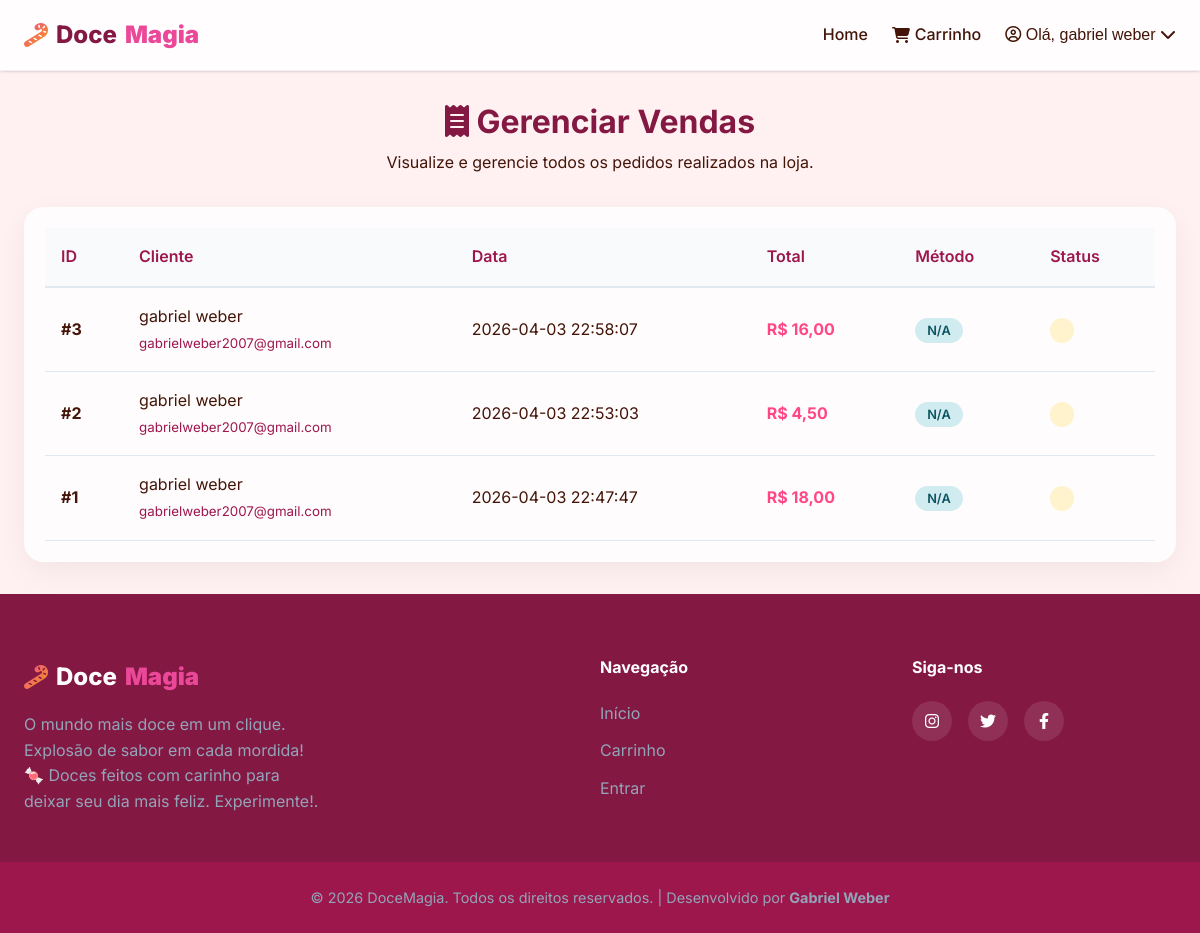
Page /admin/pedidos (signed in) on the committed database.
### tables this page shows
CREATE TABLE usuarios (
            id INTEGER PRIMARY KEY AUTOINCREMENT,
            nome TEXT NOT NULL,
            email TEXT UNIQUE NOT NULL,
            senha TEXT NOT NULL,
            is_admin INTEGER DEFAULT 0
        );

CREATE TABLE pedidos (
            id INTEGER PRIMARY KEY AUTOINCREMENT,
            usuario_id INTEGER NOT NULL,
            total REAL NOT NULL,
            data_pedido TIMESTAMP DEFAULT CURRENT_TIMESTAMP,
            FOREIGN KEY (usuario_id) REFERENCES usuarios (id)
        );

### controllers/admin.py (the view)
@admin_required
@admin_bp.route('/pedidos')
def pedidos():
    vendas = get_todos_pedidos()
    return render_template('pedidos.html', pedidos=vendas, view_type='admin')

### app.py (called while the page is built)
def create_app():
    app = Flask(__name__)
    app.secret_key = 'docemagia_secret_key_2026' # Chave secreta para sessões
    if not os.path.exists(os.path.join(os.path.dirname(__file__), 'database.db')):
        init_db()
    from controllers.auth import auth_bp
    from controllers.shop import shop_bp
    from controllers.admin import admin_bp
    app.register_blueprint(auth_bp)
    app.register_blueprint(shop_bp)
    app.register_blueprint(admin_bp)
    @app.context_processor
    def inject_cart():
        return dict(session=session)
    return app

### models/db.py (called while the page is built)
def get_connection():
    conn = sqlite3.connect(DB_PATH)
    conn.row_factory = sqlite3.Row
    return conn

def get_todos_pedidos():
    conn = get_connection()
    c = conn.cursor()
    c.execute('''
        SELECT p.*, u.nome as usuario_nome, u.email as usuario_email
        FROM pedidos p
        JOIN usuarios u ON p.usuario_id = u.id
        ORDER BY p.data_pedido DESC
    ''')
    pedidos = c.fetchall()
    conn.close()
    return pedidos

### templates/pedidos.html (shortened to what this page needs)
{% extends "base.html" %}
{% block content %}
<div class="container page-header">
    <h1>
        <i class="fa-solid {{ 'fa-receipt' if view_type == 'admin' else 'fa-box-open' }}"></i>
        {{ 'Gerenciar Vendas' if view_type == 'admin' else 'Meus Pedidos' }}
    </h1>
    <p>{{ 'Visualize e gerencie todos os pedidos realizados na loja.' if view_type == 'admin' else 'Acompanhe o histórico de suas compras na Doce Magia.' }}</p>
</div>
<div class="container fade-in">
    {% if not pedidos %}
        <div class="empty-state card-glass p-5">
            <i class="fa-solid fa-clock-rotate-left fa-3x mb-3" style="color: #ff4785;"></i>
            <h3>Nenhum pedido encontrado</h3>
            <p>Parece que ainda não há registros nesta categoria.</p>
            {% if view_type == 'user' %}
                <a href="{{ url_for('shop.index') }}" class="btn btn-primary mt-3">Começar a Comprar</a>
            {% endif %}
        </div>
    {% else %}
        <div class="table-responsive card-glass">
            <table class="admin-table">
                <thead>
                    <tr>
                        <th>ID</th>
                        {% if view_type == 'admin' %}
                            <th>Cliente</th>
                        {% endif %}
                        <th>Data</th>
                        <th>Total</th>
                        <th>Método</th>
                        <th>Status</th>
                    </tr>
                </thead>
                <tbody>
                    {% for p in pedidos %}
                    <tr>
                        <td data-label="ID"><strong>#{{ p.id }}</strong></td>
                        {% if view_type == 'admin' %}
                            <td data-label="Cliente">
                                <div>{{ p.usuario_nome }}</div>
                                <small class="text-dim">{{ p.usuario_email }}</small>
                            </td>
                        {% endif %}
                        <td data-label="Data">{{ p.data_pedido }}</td>
                        <td data-label="Total" class="text-bold">R$ {{ "%.2f"|format(p.total)|replace('.', ',') }}</td>
                        <td data-label="Método">
                            <span class="badge badge-info">{{ p.metodo_pagamento or 'N/A' }}</span>
                        </td>
                        <td data-label="Status">
                            <span class="badge {{ 'badge-success' if p.status == 'Pago' else 'badge-warning' }}">
                            </span>
                        </td>
                    </tr>
                    {% endfor %}
                </tbody>
            </table>
        </div>
    {% endif %}
</div>
{% endblock %}

### templates/base.html (shortened to what this page needs)
<!DOCTYPE html>
<html lang="pt-BR">
<head>
    <link rel="stylesheet" href="https://cdnjs.cloudflare.com/ajax/libs/font-awesome/6.4.0/css/all.min.css">
    <link rel="stylesheet" href="{{ url_for('static', filename='css/style.css') }}">
</head>
<body>
    <nav class="navbar">
        <div class="nav-container container">
            <a href="{{ url_for('shop.index') }}" class="logo">
                <i class="fa-solid fa-candy-cane"></i> Doce<span>Magia</span>
            </a>
            <div class="nav-links">
                <a href="{{ url_for('shop.index') }}" class="nav-link">Home</a>
                <a href="{{ url_for('shop.carrinho') }}" class="nav-link cart-link">
                    <i class="fa-solid fa-cart-shopping"></i> Carrinho
                </a>
                {% if session.usuario_id %}
                <div class="dropdown">
                    <button class="nav-link dropdown-btn">
                        <i class="fa-regular fa-circle-user"></i> Olá, {{ session.nome }} <i
                            class="fa-solid fa-chevron-down text-xs"></i>
                    </button>
                </div>
                {% else %}
                <a href="{{ url_for('auth.login') }}" class="btn btn-outline">Entrar</a>
                <a href="{{ url_for('auth.cadastro') }}" class="btn btn-primary">Cadastrar</a>
                {% endif %}
            </div>
        </div>
    </nav>
    <main class="main-content">
        {% block content %}{% endblock %}
    </main>
    <footer class="footer">
        <div class="container footer-content">
            <div class="footer-brand">
                <a href="{{ url_for('shop.index') }}" class="logo">
                    <i class="fa-solid fa-candy-cane"></i> Doce<span>Magia</span>
                </a>
                <p>O mundo mais doce em um clique. Explosão de sabor em cada mordida! 🍬 Doces feitos com carinho para
                    deixar seu dia mais feliz. Experimente!.</p>
            </div>
            <div class="footer-links">
                <h4>Navegação</h4>
                <ul>
                    <li><a href="{{ url_for('shop.index') }}">Início</a></li>
                    <li><a href="{{ url_for('shop.carrinho') }}">Carrinho</a></li>
                    <li><a href="{{ url_for('auth.login') }}">Entrar</a></li>
                </ul>
            </div>
            <div class="footer-social">
                <h4>Siga-nos</h4>
                <div class="social-icons">
                    <a href="https://instagram.com/webergabriel_" target="_blank" title="Instagram de Gabriel Weber"><i
                            class="fa-brands fa-instagram"></i></a>
                    <a href="#"><i class="fa-brands fa-twitter"></i></a>
                    <a href="#"><i class="fa-brands fa-facebook-f"></i></a>
                </div>
            </div>
        </div>
        <div class="footer-bottom">
            <p>&copy; 2026 DoceMagia. Todos os direitos reservados. | Desenvolvido por <strong>Gabriel Weber</strong>
            </p>
        </div>
    </footer>
</body>
</html>

### static/css/style.css (style rules this page uses)
:root { --primary: #EC4899; --primary-hover: #DB2777; --secondary: #F59E0B; --dark: #831843; --dark-alt: #9D174D; --light: #FFF1F2; --white: #FFFFFF; --text-main: #431407; --text-dim: #9D174D; --danger: #EF4444; --warning: #F59E0B; --success: #10B981; --container-max: 1200px; --container-padding: 1.5rem; --radius-sm: 0.5rem; --radius-md: 0.75rem; --radius-lg: 1.5rem; --radius-full: 9999px; --shadow-sm: 0 1px 3px 0 rgb(0 0 0 / 0.1), 0 1px 2px -1px rgb(0 0 0 / 0.1); --shadow-md: 0 4px 6px -1px rgb(236 72 153 / 0.1), 0 2px 4px -2px rgb(236 72 153 / 0.1); --shadow-lg: 0 10px 15px -3px rgb(236 72 153 / 0.15), 0 4px 6px -4px rgb(236 72 153 / 0.15); --shadow-glow: 0 0 20px rgba(236, 72, 153, 0.4); --transition-fast: 0.15s ease-in-out; --transition-normal: 0.3s cubic-bezier(0.4, 0, 0.2, 1); }
* { margin: 0; padding: 0; box-sizing: border-box; }
body { font-family: 'Inter', sans-serif; background-color: var(--light); color: var(--text-main); line-height: 1.6; display: flex; flex-direction: column; min-height: 100vh; }
.container { width: 100%; max-width: var(--container-max); margin: 0 auto; padding: 0 var(--container-padding); }
a { text-decoration: none; color: var(--primary); transition: color var(--transition-fast); }
h1, h2, h3, h4, h5, h6 { color: var(--dark); font-weight: 700; line-height: 1.2; }
.text-dim { color: var(--text-dim); }
.navbar { background: rgba(255, 255, 255, 0.85); backdrop-filter: blur(10px); -webkit-backdrop-filter: blur(10px); position: sticky; top: 0; z-index: 100; border-bottom: 1px solid rgba(0,0,0,0.05); box-shadow: var(--shadow-sm); padding: 1rem 0; }
.nav-container { display: flex; justify-content: space-between; align-items: center; }
.logo { font-size: 1.5rem; font-weight: 800; color: var(--dark); display: flex; align-items: center; gap: 0.5rem; }
.logo i { background: linear-gradient(135deg, var(--primary), var(--secondary)); background-clip: text; -webkit-background-clip: text; -webkit-text-fill-color: transparent; display: inline-block; }
.logo span { color: var(--primary); font-weight: 900; }
.nav-links { display: flex; align-items: center; gap: 1.5rem; }
.nav-link { color: var(--text-main); font-weight: 500; }
.cart-link { position: relative; display: flex; align-items: center; gap: 0.3rem; }
.dropdown { position: relative; }
.dropdown-btn { background: none; border: none; font-size: inherit; cursor:pointer; }
.main-content { flex: 1; padding: 2rem 0; }
.page-header { margin-bottom: 2rem; text-align: center; }
.page-header h1 { font-size: 2rem; margin-bottom: 0.5rem; }
.table-responsive { overflow-x: auto; background: var(--white); border-radius: var(--radius-lg); box-shadow: var(--shadow-sm); }
.admin-table { width: 100%; border-collapse: collapse; text-align: left; }
.admin-table th { background: #f8fafc; padding: 1rem; font-weight: 600; color: var(--text-dim); border-bottom: 2px solid #e2e8f0; }
.admin-table td { padding: 1rem; border-bottom: 1px solid #e2e8f0; vertical-align: middle; }
.footer { background: var(--dark); color: var(--white); padding-top: 4rem; margin-top: auto; }
.footer-content { display: grid; grid-template-columns: 2fr 1fr 1fr; gap: 3rem; margin-bottom: 3rem; }
.footer-brand p { color: #94a3b8; margin-top: 1rem; max-width: 300px; }
.footer-brand .logo { color: var(--white); }
.footer h4 { color: var(--white); margin-bottom: 1.5rem; }
.footer-links ul { list-style: none; }
.footer-links li { margin-bottom: 0.75rem; }
.footer-links a { color: #94a3b8; }
.social-icons { display: flex; gap: 1rem; }
.social-icons a { width: 40px; height: 40px; background: rgba(255,255,255,0.1); border-radius: 50%; display: flex; align-items: center; justify-content: center; color: var(--white); transition: all 0.2s; }
.footer-bottom { background: var(--dark-alt); padding: 1.5rem 0; text-align: center; color: #94a3b8; font-size: 0.9rem; }
.fade-in { animation: fadeIn 0.8s ease forwards; opacity: 0; }

### templates/pedidos.html (style rules this page uses)
.card-glass { background: rgba(255, 255, 255, 0.8); backdrop-filter: blur(10px); border-radius: 20px; padding: 20px; box-shadow: 0 10px 30px rgba(0,0,0,0.05); border: 1px solid rgba(255,255,255,0.3); }
.badge { padding: 5px 12px; border-radius: 50px; font-size: 0.8rem; font-weight: 600; }
.badge-warning { background: #fff3cd; color: #856404; }
.badge-info { background: #d1ecf1; color: #0c5460; }
.text-bold { font-weight: 700; color: #ff4785; }

### rows in the picture
usuarios: nome "gabriel weber"
pedidos: id "3", usuario_nome "gabriel weber", usuario_email "gabrielweber2007@gmail.com", data_pedido "2026-04-03 22:58:07", total "16,00", metodo_pagamento "N/A"
pedidos: id "2", usuario_nome "gabriel weber", usuario_email "gabrielweber2007@gmail.com", data_pedido "2026-04-03 22:53:03", total "4,50", metodo_pagamento "N/A"
pedidos: id "1", usuario_nome "gabriel weber", usuario_email "gabrielweber2007@gmail.com", data_pedido "2026-04-03 22:47:47", total "18,00", metodo_pagamento "N/A"

### other values in the picture
{{ 'Gerenciar Vendas' if view_type == 'admin' else 'Meus Pedidos' }} "Gerenciar Vendas"
